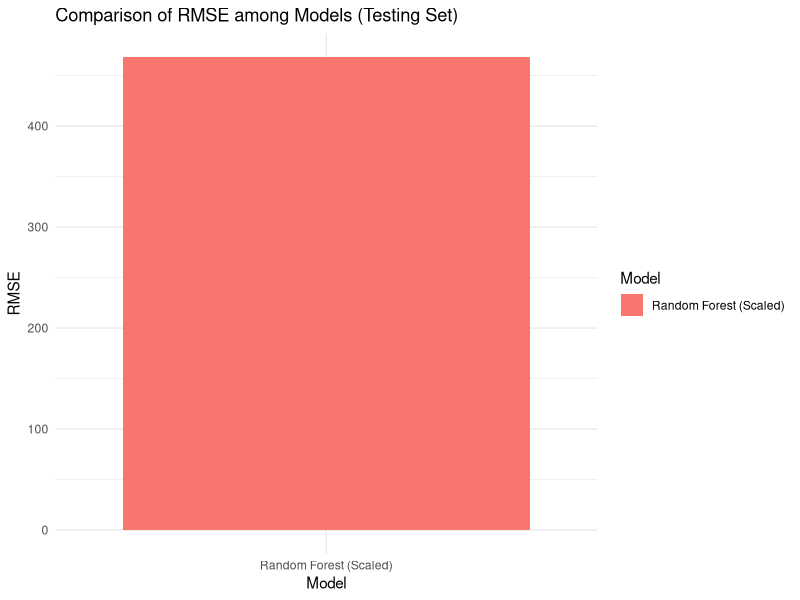

The R source for this figure:
# Read the data
data <- read.csv("X1.csv", header = TRUE)
y_data <- read.csv("y1.csv")

# Remove columns where all values are zero
data_filtered <- data[, colSums(data != 0) > 0]

# Combine data with target variable
data_combined <- cbind(data_filtered, RICE_YIELD = y_data)

# Step 1: Split the data into training and testing sets
set.seed(123)  # for reproducibility
train_index <- sample(nrow(data_combined), 0.7 * nrow(data_combined))
train_data <- data_combined[train_index, ]
test_data <- data_combined[-train_index, ]

# Define a function for Min-Max Scaling
min_max_scale <- function(x) {
  (x - min(x)) / (max(x) - min(x))
}

# Apply Min-Max Scaling to both training and testing data
train_data_scaled <- as.data.frame(lapply(train_data[, -which(names(train_data) == "RICE_YIELD")], min_max_scale))
train_data_scaled$RICE_YIELD <- train_data$RICE_YIELD

test_data_scaled <- as.data.frame(lapply(test_data[, -which(names(test_data) == "RICE_YIELD")], min_max_scale))
test_data_scaled$RICE_YIELD <- test_data$RICE_YIELD

# Step 2: Train the models using the training set
# Random Forest model
library(randomForest)
set.seed(120)  # Setting seed 
rf_model <- randomForest(x = train_data_scaled[, -which(names(train_data_scaled) == "RICE_YIELD")], 
                         y = train_data_scaled$RICE_YIELD, 
                         ntree = 500) 

# Step 3: Evaluate the model using the testing set
# Predicting the Test set results 
rf_predictions_test <- predict(rf_model, newdata = test_data_scaled[, -which(names(test_data_scaled) == "RICE_YIELD")])

# Calculate RMSE
rf_rmse_test <- sqrt(mean((rf_predictions_test - test_data_scaled$RICE_YIELD)^2))

# Calculate R-squared
# Calculate residual sum of squares (SS_res)
SS_res <- sum((rf_predictions_test - test_data_scaled$RICE_YIELD)^2)

# Calculate total sum of squares (SS_tot)
mean_y <- mean(test_data_scaled$RICE_YIELD)
SS_tot <- sum((test_data_scaled$RICE_YIELD - mean_y)^2)

# Calculate R-squared
rf_r_squared_test <- 1 - (SS_res / SS_tot)

# Displaying metrics for testing set
results_test <- data.frame(
  Model = "Random Forest (Scaled)",
  RMSE = rf_rmse_test,
  R_squared = rf_r_squared_test
)
print(results_test)

# Plotting RMSE
library("ggplot2")
ggplot(results_test, aes(x = Model, y = RMSE, fill = Model)) +
  geom_bar(stat = "identity") +
  labs(title = "Comparison of RMSE among Models (Testing Set)",
       x = "Model",
       y = "RMSE") +
  theme_minimal()
